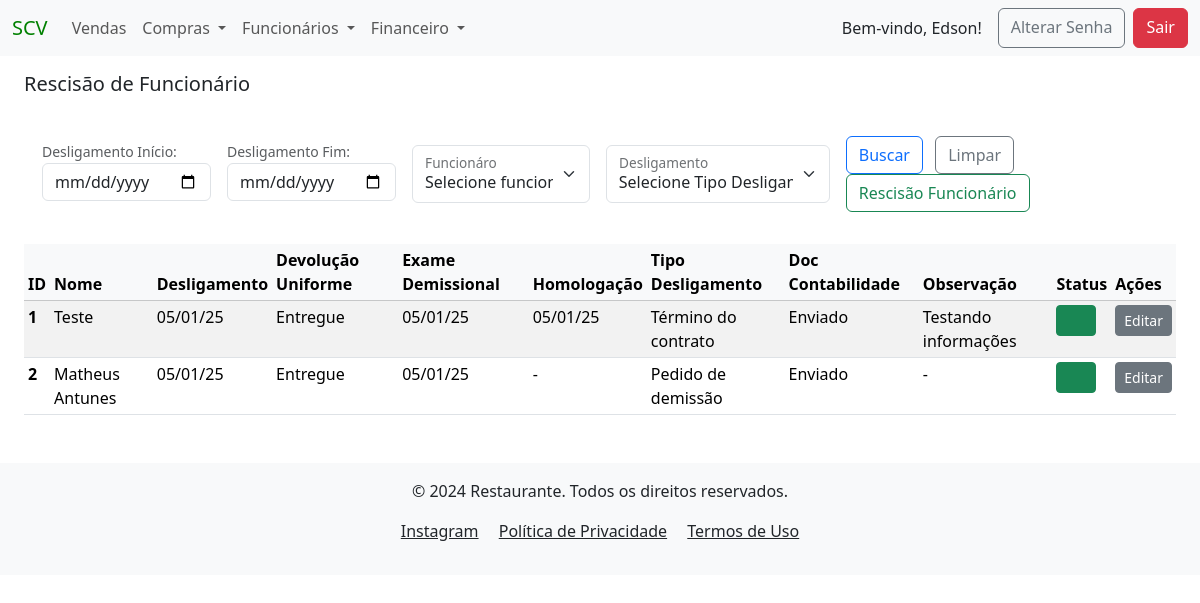
Before: /rescisao/ (signed in) with the older database file.
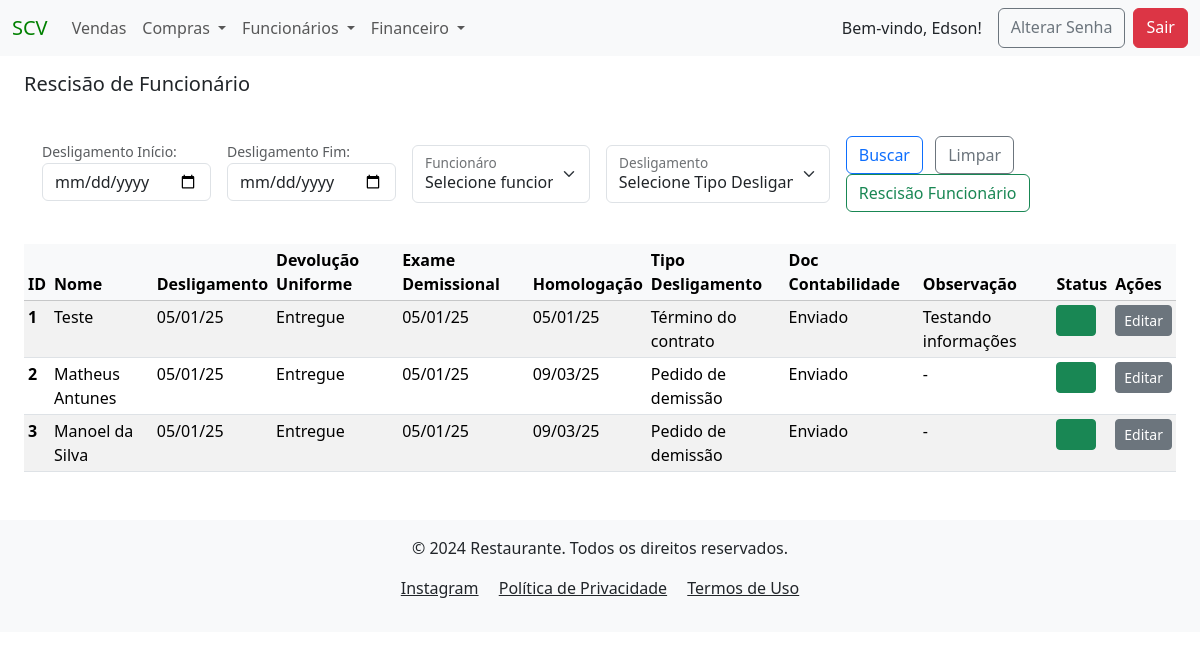
After: the same page with the newer database file.
### funcionarios/models.py (models this page shows, shortened)
class Rescisao(models.Model):
    LIST_CHOICES = [('Dispensa sem justa causa', 'Dispensa sem justa causa'),
                     ('Demissão por justa causa', 'Demissão por justa causa'),
                     ('Pedido de demissão','Pedido de demissão'),
                     ('Término do contrato', 'Término do contrato'),
                     ('Rescisão indireta', 'Rescisão indireta'),
                     ('Rescisão por culpa recíproca', 'Rescisão por culpa recíproca')
                     ]
    UNIFORME = [('Entregue', 'Entregue'),
                  ('Não Entregue', 'Não Entregue')
                  ]
    DOC_CONTABILIDADE = [('Enviado', 'Enviado'),
                         ('Não Enviado', 'Não Enviado')]
    created_at = models.DateTimeField(auto_now_add=True)
    nome_funcionario = models.ForeignKey(Cadastro, on_delete=models.PROTECT, verbose_name="Funcionário", null=False)
    data_desligamento = models.DateField(verbose_name="Data Desligamento", null=False, blank=False)
    devolucao_uniforme = models.CharField(verbose_name="Devolução Uniforme", choices=UNIFORME, max_length=12, null=True, blank=True)
    data_exame_demissional = models.DateField(verbose_name="Data Exame Demissional", null=True, blank=True)
    data_homologacao = models.DateField(verbose_name="Data Homologação", null=True, blank=True)
    tipo_desligamento = models.CharField(verbose_name="Forma Desligamento", choices=LIST_CHOICES, max_length=30, null=False, blank=False)
    contabilidade_rescisao = models.CharField(verbose_name="Contabilidade Documentação", choices=DOC_CONTABILIDADE, max_length=11, null=True, blank=True)
    observacao_demissional = models.CharField(verbose_name="Observação", max_length=40, null=True, blank=True)
    status_rescisao = models.BooleanField(verbose_name="Status Rescisão", default=False)
    author = models.ForeignKey(User, on_delete=models.PROTECT, blank=False, default=1)
    dt_atualizado = models.DateTimeField(auto_now=True, null=False, blank=False)
    class Meta:
        unique_together = ('nome_funcionario', 'data_desligamento')  # Um funcionário só pode ter uma contratação por data de pagamento

class Cadastro(models.Model):
    LIST_BANK = [('Banco do Brasil', 'Banco do Brasil'),
                   ('Banco Original', 'Banco Original'),
                   ('Bradesco', 'Bradesco'),
                   ('Caixa Econômica', 'Caixa Econômica'),
                   ('C6 Bank', 'C6 Bank'),
                   ('Itau', 'Itau'),
                   ('Inter', 'Inter'),
                   ('Neon', 'Neon'),
                   ('Next', 'Next'),
                   ('Nubank', 'Nubank'),
                   ('Santander', 'Santander'),
                   ]
    created_at = models.DateTimeField(auto_now_add=True)
    nome_funcionario = models.CharField(verbose_name="Funcionário", max_length=40 , blank=False, unique=True)
    rg = models.CharField(verbose_name="RG", max_length=14, null=True , blank=True)
    cpf = models.CharField(verbose_name="CPF", max_length=14, null=True , blank=True)
    carteira_trabalho = models.CharField(verbose_name="CTPS", max_length=12, null=True, blank=True)
    endereco = models.CharField(verbose_name="Endereço", max_length=40, null=True, blank=True)
    numero = models.CharField(verbose_name="Número", max_length=255, null=True, blank=True)
    bairro = models.CharField(verbose_name="Bairro", max_length=20, null=True, blank=True)
    cidade = models.CharField(verbose_name="Cidade", max_length=30, null=True, blank=True)
    telefone = models.CharField(verbose_name="Telefone", max_length=13, null=True, blank=True)
    banco = models.CharField(verbose_name="Banco", choices=LIST_BANK, max_length=15, null=True, blank=True)
    agencia = models.CharField(verbose_name="Agencia", max_length=7, null=True, blank=True)
    conta = models.CharField(verbose_name="Conta", max_length=10, null=True, blank=True)
    author = models.ForeignKey(User, on_delete=models.PROTECT, blank=False, default=1)
    dt_atualizado = models.DateTimeField(auto_now=True, null=False, blank=False)
    def __str__(self):
        return f"{self.nome_funcionario}"

### funcionarios/views.py (the view, shortened to what this page needs)
# urls.py: path('rescisao/', RescisaoListView.as_view(), name="rescisao_list"),
class RescisaoListView(LoginRequiredMixin, PermissionRequiredMixin, ListView):
    model = Rescisao
    template_name = 'funcionarios/rescisao_list.html'
    permission_required = 'funcionarios.view_rescisao'  # Permissão para visualizar objetos'
    def get_queryset(self):
        queryset = Rescisao.objects.all()
        data_inicio_rescisao = self.request.GET.get('data_inicio_rescisao')
        data_fim_rescisao = self.request.GET.get('data_fim_rescisao')
        if data_inicio_rescisao:
            queryset = queryset.filter(data_desligamento__gte=data_inicio_rescisao)
        if data_fim_rescisao:
            queryset = queryset.filter(data_desligamento__lte=data_fim_rescisao)
        tipo_desligamento = self.request.GET.get('tipo_desligamento')
        if tipo_desligamento:
            queryset = queryset.filter(id=tipo_desligamento)
        nome_funcionario_rescisao = self.request.GET.get('nome_funcionario')
        if nome_funcionario_rescisao:
            queryset = queryset.filter(id=nome_funcionario_rescisao)
        return queryset
    def get_context_data(self, **kwargs):
        context = super().get_context_data(**kwargs)
        context['rescisao_funcionarios'] = Rescisao.objects.all()
        return context

### funcionarios/templates/funcionarios/rescisao_list.html (shortened to what the changed rows need)
{% extends 'global/base.html' %}
{% block content %}
    {% if rescisao_list %}
        <table class="table table-sm table-striped table-hover mt-3">
            <thead class="table-light">
                <tr>
                    <th scope="col">ID</th>
                    <th scope="col">Nome</th>
                    <th scope="col">Desligamento</th>
                    <th scope="col">Devolução Uniforme</th>
                    <th scope="col">Exame Demissional</th>
                    <th scope="col">Homologação</th>
                    <th scope="col">Tipo Desligamento</th>
                    <th scope="col">Doc Contabilidade</th>
                    <th scope="col">Observação</th>
                    <th scope="col">Status</th>
                    <th scope="col">Ações</th>
                </tr>
            </thead>
                <tbody>
                    {% for rescisao in rescisao_list %}
                        <tr>
                            <th scope="row" >{{ rescisao.pk }}</th>
                            <td>{{ rescisao.nome_funcionario }}</td>
                            <td>{{ rescisao.data_desligamento| date:"d/m/y"| default:"-" }}</td>
                            <td>{{ rescisao.devolucao_uniforme| default:"-" }}</td>
                            <td>{{ rescisao.data_exame_demissional| date:"d/m/y"|default:"-" }}</td>
                            <td>{{ rescisao.data_homologacao| date:"d/m/y"|default:"-" }}</td>
                            <td>{{ rescisao.tipo_desligamento| default:"-" }}</td>
                            <td>{{ rescisao.contabilidade_rescisao| default:"-" }}</td>
                            <td>{{ rescisao.observacao_demissional| default:"-" }}</td>
                            <td>
                                <span
                                class="btn btn-sm
                                {% if rescisao.status_rescisao %}
                                    btn-success
                                {% else %}
                                    btn-danger
                                {% endif %}
                                ">&nbsp;&nbsp;&nbsp;&nbsp;&nbsp;&nbsp;</span>
                            </td>
                            <td>
                                <a href="{% url 'update_rescisao' pk=rescisao.pk %}" class="btn btn-secondary btn-sm">Editar</a>
                            </td>
                        </tr>
                    {% endfor %}
                </tbody>
        </table>
    {% else %}
        <div class="container">
            <div class="alert alert-warning mt-3" role="alert">
                Não há rescição para o período selecionado.
            </div>
        </div>
    {% endif %}
{% endblock content %}

Changed rows visible on the page:
changed Rescisao "Matheus Antunes": data_homologacao "-" → "09/03/25"
added Rescisao: pk "3", nome_funcionario "Manoel da Silva", data_desligamento "05/01/25", devolucao_uniforme "Entregue", data_exame_demissional "05/01/25", data_homologacao "09/03/25", tipo_desligamento "Pedido de demissão", contabilidade_rescisao "Enviado", observacao_demissional "-", status_rescisao True (drawn)
